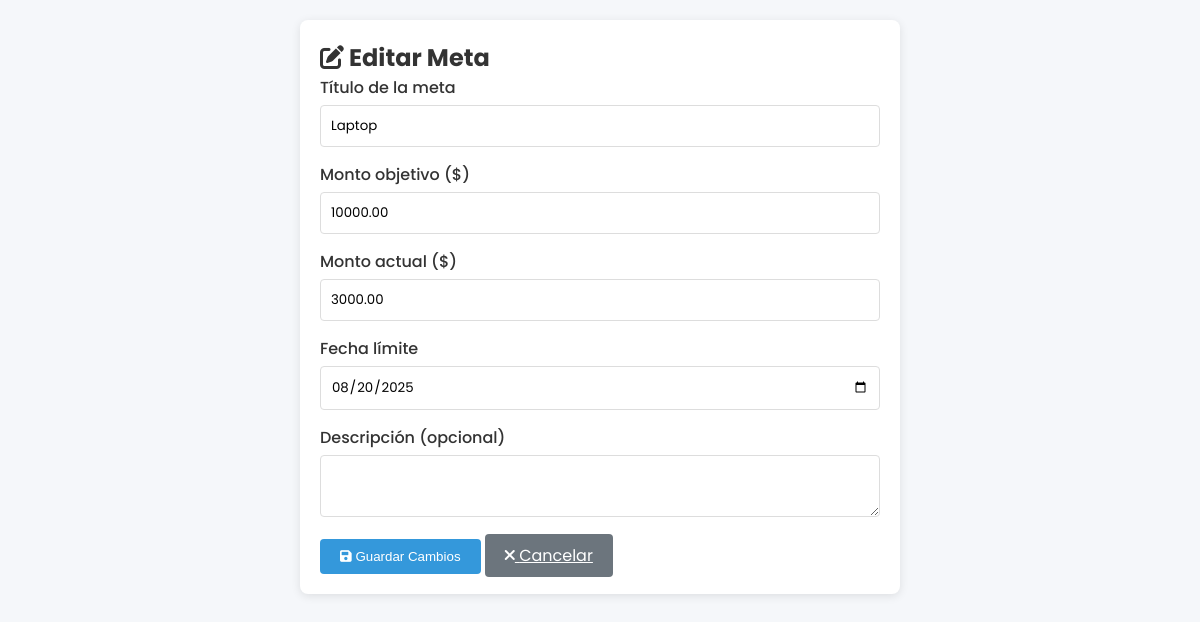
/backend/ControllerGoals/updateGoal.php?id=1 (signed in), run on the app's committed database.
### tables this page shows
CREATE TABLE `goals` (
  `id` int(11) NOT NULL,
  `user_id` int(11) NOT NULL,
  `title` varchar(100) NOT NULL,
  `target_amount` decimal(10,2) NOT NULL,
  `current_amount` decimal(10,2) DEFAULT 0.00,
  `deadline` date NOT NULL,
  `description` varchar(255) NOT NULL,
  `status` enum('En progreso','Completada') DEFAULT 'En progreso'
);

### backend/ControllerGoals/updateGoal.php (the view, shortened to what this page needs)
<?php
require_once '../db.php';
$user_id = $_SESSION['user_id'];
$goal_id = $_GET['id'] ?? null;
$stmt = $conn->prepare("SELECT * FROM goals WHERE id = ? AND user_id = ?");
$stmt->execute([$goal_id, $user_id]);
$goal = $stmt->fetch(PDO::FETCH_ASSOC);
?>
<!DOCTYPE html>
<html lang="es">
<head>
    <link rel="stylesheet" href="https://cdnjs.cloudflare.com/ajax/libs/font-awesome/6.0.0-beta3/css/all.min.css">
    <link rel="stylesheet" href="../frontend/StylesCSS/DashboardStyle.css">
</head>
<body>
    <div class="container">
        <h2><i class="fas fa-edit"></i> Editar Meta</h2>
        <form method="POST">
            <div class="form-group">
                <label for="title">Título de la meta</label>
                <input type="text" id="title" name="title" value="<?= htmlspecialchars($goal['title']) ?>" required>
            </div>
            <div class="form-group">
                <label for="target_amount">Monto objetivo ($)</label>
                <input type="number" id="target_amount" name="target_amount" step="0.01" min="0.01" value="<?= htmlspecialchars($goal['target_amount']) ?>" required>
            </div>
            <div class="form-group">
                <label for="current_amount">Monto actual ($)</label>
                <input type="number" id="current_amount" name="current_amount" step="0.01" min="0" value="<?= htmlspecialchars($goal['current_amount']) ?>" required>
            </div>
            <div class="form-group">
                <label for="deadline">Fecha límite</label>
                <input type="date" id="deadline" name="deadline" value="<?= htmlspecialchars($goal['deadline']) ?>" required>
            </div>
            <div class="form-group">
                <label for="description">Descripción (opcional)</label>
                <textarea id="description" name="description"><?= htmlspecialchars($goal['description'] ?? '') ?></textarea>
            </div>
            <button type="submit" name="update_goal" class="btn">
                <i class="fas fa-save"></i> Guardar Cambios
            </button>
            <a href="goals.php" class="btn" style="background: #6c757d;">
                <i class="fas fa-times"></i> Cancelar
            </a>
        </form>
    </div>
</body>
</html>

### frontend/StylesCSS/DashboardStyle.css (style rules this page uses)
:root { --primary: #3498db; --dark: #2c3e50; --light: #ecf0f1; --success: #2ecc71; --danger: #e74c3c; }
* { margin: 0; padding: 0; box-sizing: border-box; }
body { font-family: 'Poppins', sans-serif; background-color: #f5f7fa; color: #333; }

### backend/ControllerGoals/updateGoal.php (style rules this page uses)
.container { max-width: 600px; margin: 20px auto; padding: 20px; background: white; border-radius: 8px; box-shadow: 0 2px 10px rgba(0,0,0,0.1); }
.form-group { margin-bottom: 15px; }
label { display: block; margin-bottom: 5px; font-weight: 500; }
input, textarea, select { width: 100%; padding: 10px; border: 1px solid #ddd; border-radius: 4px; font-family: 'Poppins', sans-serif; }
.btn { padding: 10px 20px; background: #3498db; color: white; border: none; border-radius: 4px; cursor: pointer; }

### data on the page
goals: title "Laptop", target_amount "10000.00", current_amount "3000.00", deadline "08/20/2025"
